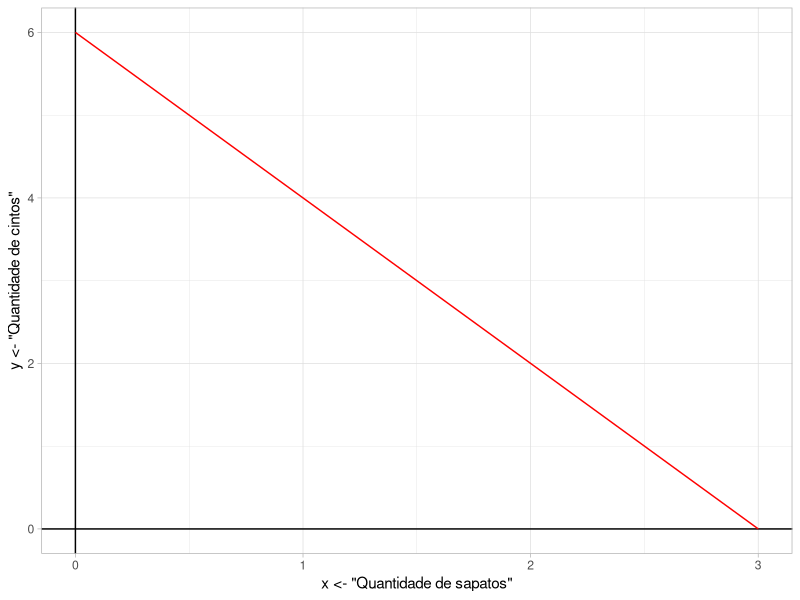

Write R code to recreate this figure.
## ---- chunk 1

library(ggplot2)

ggplot(NULL,
  aes(
    x <- "Quantidade de sapatos",
    y <- "Quantidade de cintos")
) +
  theme_light() +
  geom_hline(yintercept = 0) +
  geom_vline(xintercept = 0) +
  #geom_point() +
  geom_line(
    aes(
      x = c(3, 0),
      y = c(0, 6)
    ),
    color = "red"
  )
## ---- chunk 2

library(ggplot2)

# Definindo o dataframe
data <- data.frame(
  eixo = c("x_1", "x_2"),
  A = c(0, 40),
  B = c(60, 0),
  C = c(40, 30),
  D = c(0, 0)
)

# Plotando o gráfico
